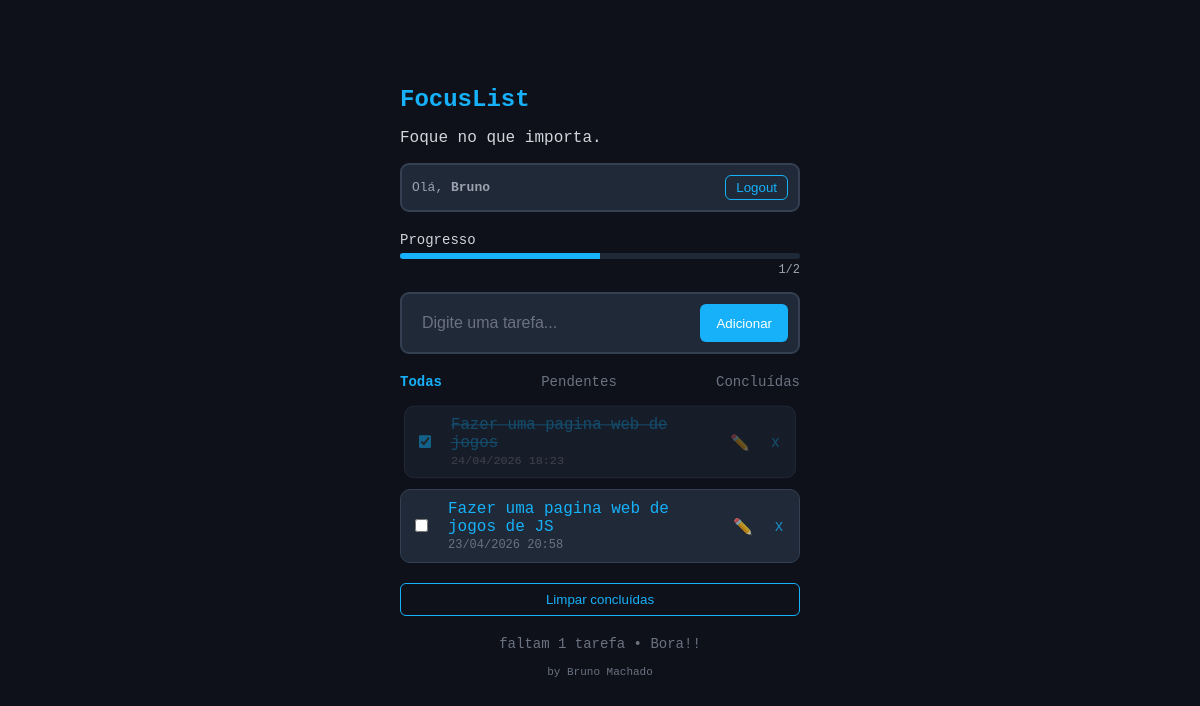
/ (signed in), run on the app's committed database.
### tarefas/models.py (models this page shows, shortened)
class Task(models.Model):
    user = models.ForeignKey(User, on_delete=models.CASCADE)
    label = models.CharField(max_length=100)
    done = models.BooleanField(default=False)
    created_at = models.DateTimeField(auto_now_add=True)

### tarefas/views.py (the view)
# urls.py: 2. Add a URL to urlpatterns:  path('', views.home, name='home')
@login_required
def home(request):
    filter_type = request.GET.get('filter', 'all')
    all_tasks = Task.objects.filter(user=request.user).order_by('-id')
    tasks = all_tasks
    if filter_type == 'done':
        tasks = all_tasks.filter(done=True)
    elif filter_type == 'pending':
        tasks = all_tasks.filter(done=False)
    else:
        tasks = all_tasks
    total_tasks = all_tasks.count()
    completed_tasks = all_tasks.filter(done=True).count()
    remaining_tasks = total_tasks - completed_tasks
    pct = int((completed_tasks / total_tasks) * 100) if total_tasks > 0 else 0
    return render(request, 'tarefas/home.html', {
        'tasks': tasks,
        'total': total_tasks,
        'completed': completed_tasks,
        'remaining': remaining_tasks,
        'pct': pct,
        'filter': filter_type,
    })

### tarefas/templates/tarefas/home.html (shortened to what this page needs)
{% extends 'tarefas/base.html' %}
{% block body %}
<div class="progress-container">
    <label>Progresso</label>
    <div class="progress-bar">
        <div class="progress" style="width: {{ pct }}%;"></div>
    </div>
    <div class="progress-count">{{ completed }}/{{ total }}</div>
</div>
<form class="task-form" method="POST" action="{% url 'add' %}">
    <input name="label" type="text" placeholder="Digite uma tarefa..." required autofocus />
    <button type="submit">Adicionar</button>
</form>
<div class="filters">
    <a href="?filter=all" class="{% if filter == 'all' %}active{% endif %}">Todas</a>
    <a href="?filter=pending" class="{% if filter == 'pending' %}active{% endif %}">Pendentes</a>
    <a href="?filter=done" class="{% if filter == 'done' %}active{% endif %}">Concluídas</a>
</div>
{% if tasks %}
<ul class="task-list">
    {% for task in tasks %}
    <li class="{% if task.done %}completed{% endif %}">
        <form method="POST" action="{% url 'toggle' task.id %}">
            <input type="checkbox" aria-label="Marcar como concluída"
                onchange="this.form.submit(); this.disabled = true;"
                {% if task.done %}checked{% endif %} />
        </form>
        <div class="task-content">
            <span class="task-title">
                {{ task.label }}
            </span>
            <small class="task-date">
                {{ task.created_at|date:"d/m/Y H:i" }}
            </small>
        </div>
        <button type="button" class="edit-btn" onclick="startEdit(this)">✏️</button>
        <form method="POST" action="{% url 'delete' task.id %}">
            <button class="delete" title="Excluir tarefa">x</button>
        </form>
    </li>
    {% endfor %}
</ul>
<form method="POST" action="{% url 'clear_completed' %}">
    <button type="button" class="clear-btn" onclick="openModal()">Limpar concluídas</button>
</form>
<p class="footer">faltam {{ remaining }} tarefa{% if remaining != 1 %}s{% endif %} • Bora!!</p>
<p class="createby">by Bruno Machado</p>
{% else %}
<p class="footer">Nenhuma tarefa pendente.</p>
{% endif %}
{% endblock %}

### tarefas/templates/tarefas/base.html (shortened to what this page needs)
{% load static %}
<!DOCTYPE html>
<html lang="pt-br">
<head>
    <link rel="stylesheet" href="{% static 'css/style.css' %}">
</head>
<body>
    <div class="container">
        <h1 class="title">FocusList</h1>
        <p class="date">Foque no que importa.</p>
        {% if request.user.is_authenticated %}
        <div class="user-bar">
            <span class="user-info">
                Olá, <strong>{{ request.user.username }}</strong>
            </span>
            <form method="POST" action="{% url 'logout' %}">
                <button type="submit" class="logout-btn">Logout</button>
            </form>
        </div>
{% endif %}
        {% block body %}
        {% endblock %}
    </div>
</body>
</html>

### tarefas/static/css/style.css (style rules this page uses)
:root { --primary-color: #16b1f9; --secondary-color: #1f2937; }
body { margin: 0; padding: 0; font-family: 'Courier New', monospace; background-color: #0f111a; color: #d1d5db; display: flex; justify-content: center; align-items: flex-start; padding-top: 50px; }
.container { position: relative; width: 90%; max-width: 400px; padding: 20px; }
.title { font-size: 24px; color: var(--primary-color); }
.user-bar { display: flex; justify-content: space-between; align-items: center; margin-bottom: 20px; padding: 10px; background-color: var(--secondary-color); border-radius: 9px; border: 2px solid #344051; }
.user-bar form { margin: 0; }
.user-info { font-size: 13px; color: #9ca3af; }
.logout-btn { background: none; border: 1px solid var(--primary-color); color: var(--primary-color); padding: 4px 10px; border-radius: 6px; cursor: pointer; transition: 0.2s; }
.clear-btn { width: 100%; margin-top: 10px; background: transparent; border: 1px solid var(--primary-color); color: var(--primary-color); padding: 8px; border-radius: 6px; cursor: pointer; transition: 0.2s; }
.progress-container { margin-bottom: 15px; position: relative; }
.progress-container label { display: block; font-size: 14px; margin-bottom: 5px; }
.progress-bar { background-color: var(--secondary-color); border-radius: 4px; height: 6px; width: 100%; overflow: hidden; }
.progress { background-color: var(--primary-color); height: 100%; transition: width 0.3s ease; }
.progress-count { text-align: right; font-size: 12px; color: #9ca3af; margin-top: 4px; }
.task-form { display: flex; gap: 8px; margin-bottom: 20px; background-color: var(--secondary-color); padding: 10px; border-radius: 9px; border: 2px solid #344051; transition: 0.2s; }
.task-form input { flex: 1; background-color: transparent; border: none; padding: 10px; color: #d1d5db; font-size: 16px; outline: none; }
.task-form input::placeholder { color: #6b7280; }
.task-form button { background-color: var(--primary-color); color: white; flex-shrink: 0; border: none; padding: 0 16px; border-radius: 6px; cursor: pointer; transition: 0.2s; }
.task-list { list-style: none; padding: 0; margin: 0; }
.task-list li { display: flex; align-items: center; background-color: var(--secondary-color); margin-bottom: 10px; gap: 10px; color: var(--primary-color); padding: 10px; border-radius: 10px; border: 1px solid #344051; transition: all 0.2s ease; }
.task-list li input[type="checkbox"] { margin-right: 10px; accent-color: var(--primary-color); }
.task-list li.completed { opacity: 0.5; transform: scale(0.98); animation: completeFade 0.3s ease; }
.task-list li.completed .task-title { text-decoration: line-through; opacity: 0.7; }
.task-content { display: flex; flex-direction: column; flex: 1; gap: 2px; }
.task-title { display: block; font-size: 16px; word-break: break-word; }
.task-date { font-size: 12px; color: #6b7280; }
.edit-btn { background: none; border: none; color: var(--primary-color); cursor: pointer; font-size: 16px; opacity: 0.7; }
.delete { background: none; border: none; color: var(--primary-color); font-size: 16px; cursor: pointer; margin-left: auto; opacity: 0.7; transition: 0.2s; }
.filters { display: flex; justify-content: space-between; margin-bottom: 15px; }
.filters a { text-decoration: none; color: #6b7280; font-size: 14px; }
.filters a.active { color: var(--primary-color); font-weight: bold; }
.createby { text-align: center; color: #6b7280; font-size: 11px; margin-bottom: 20px; }
.footer { margin-top: 20px; text-align: center; font-size: 14px; color: #6b7280; }

### data on the page
Task: done "☑", label "Fazer uma pagina web de jogos", created_at "24/04/2026 18:23"
Task: label "Fazer uma pagina web de jogos de JS", created_at "23/04/2026 20:58"

### other printed values
{{ request.user.username }} "Bruno"
{{ completed }} "1"
{{ total }} "2"
{{ remaining }} "1"
